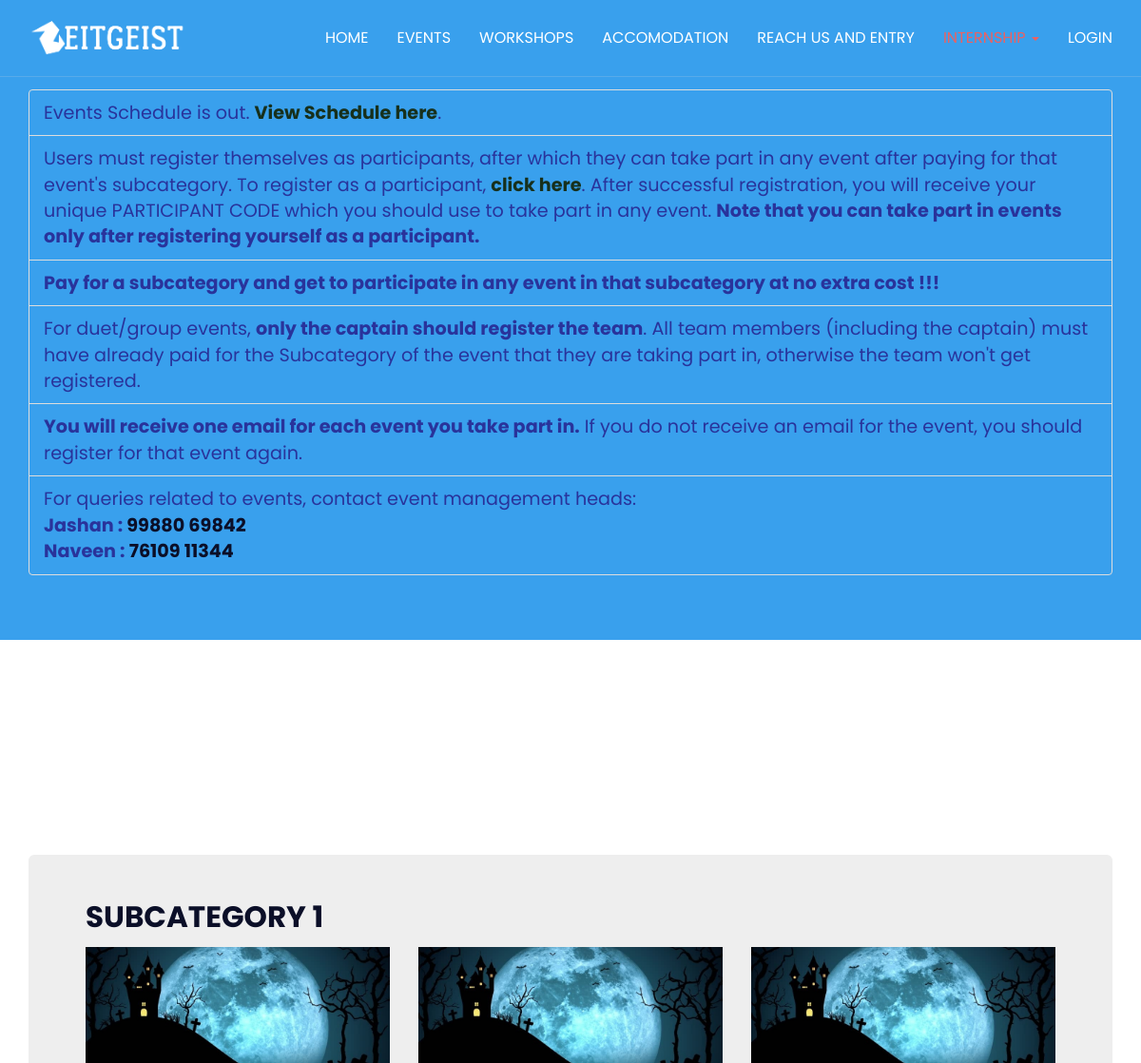
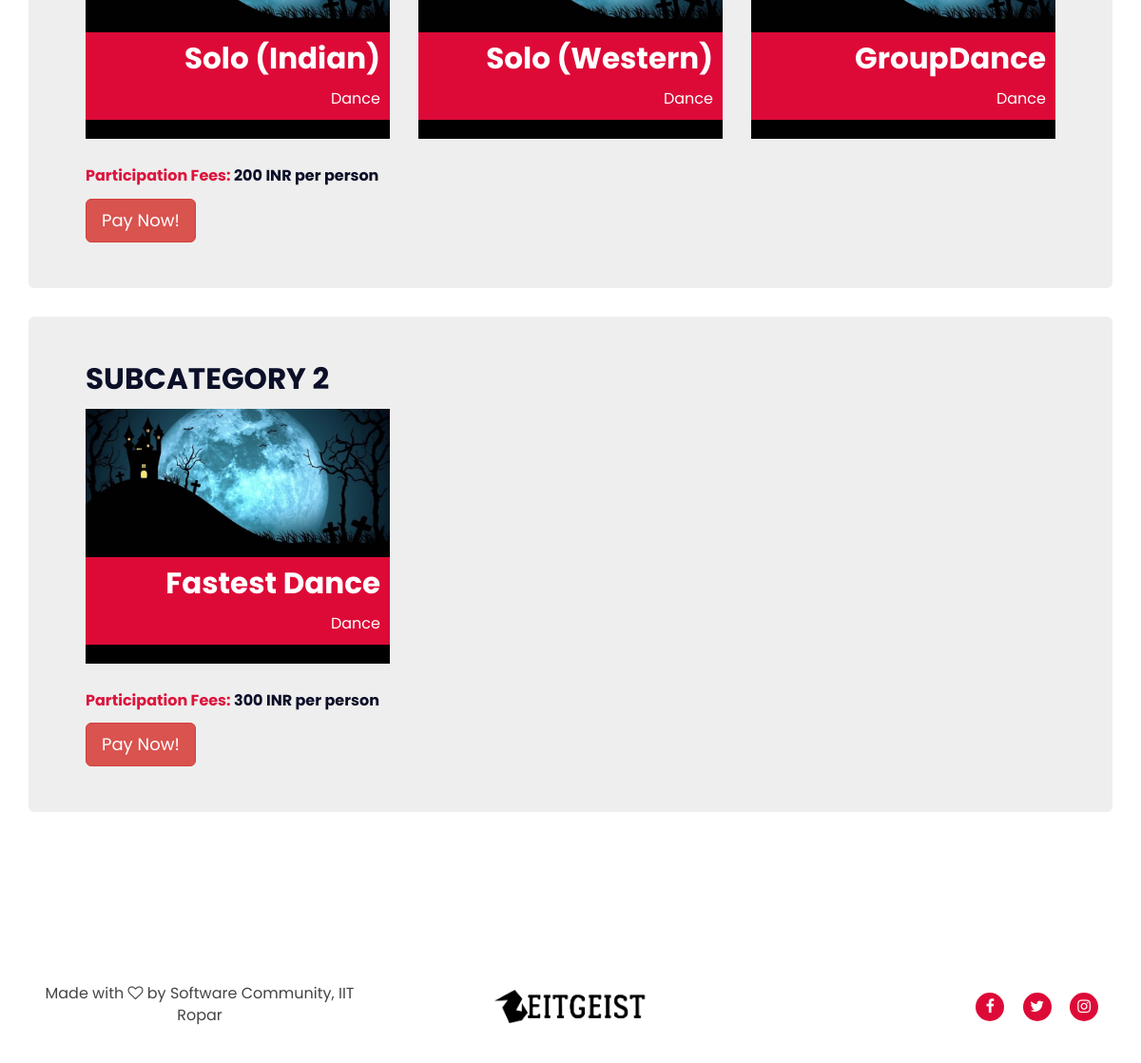
Screenshot of /events/ with the database file from the repository (2 pictures, top to bottom).
### main_page/models.py (models this page shows, shortened)
class Subcategory(models.Model):
    name = models.CharField(max_length=40, null=False, blank=False)
    category = models.ForeignKey(Category, on_delete=models.CASCADE, blank=False, null=False)
    participation_fees_per_person = models.IntegerField(blank=False)
    class Meta:
        verbose_name_plural = 'Subcategories'

class Event(models.Model):
    name = models.CharField(max_length=40, null=False, blank=False)
    subcategory = models.ForeignKey(Subcategory, on_delete=models.CASCADE)
    link_to_rulebook = models.URLField(max_length=300)
    EVENT_TYPE_CHOICES = [
        ('Solo', 'Solo'),
        ('Duet', 'Duet'),
        ('Group', 'Group'),
    ]
    event_type = models.CharField(
        max_length=5,
        choices=EVENT_TYPE_CHOICES,
        null=False,
        blank=False,
    )
    first_cash_prize = models.IntegerField(blank=False)
    second_cash_prize = models.IntegerField(blank=False)
    third_cash_prize = models.IntegerField(blank=False)
    first_goodies = models.IntegerField(blank=False)
    second_goodies = models.IntegerField(blank=False)
    third_goodies = models.IntegerField(blank=False)
    minimum_team_size = models.IntegerField(blank=False)
    maximum_team_size = models.IntegerField(blank=False)
    start_date_time = models.DateTimeField(blank=False)
    end_date_time = models.DateTimeField(blank=False)
    description = models.TextField(blank=False)
    venue = models.CharField(max_length=100)

class Category(models.Model):
    CATEGORY_CHOICES = [
        ('Dance', 'Dance'),
        ('Dramatics', 'Dramatics'),
        ('Fine Arts', 'Fine Arts'),
        ('Gaming', 'Gaming'),
        ('Life Style', 'Life Style'),
        ('Literary', 'Literary'),
        ('Music', 'Music'),
        ('Photography', 'Photography'),
        ('Quizzing', 'Quizzing'),
        ('Video Making', 'Video Making'),
    ]
    name = models.CharField(
        max_length=20,
        choices=CATEGORY_CHOICES,
        null=False,
        blank=False,
    )
    class Meta:
        verbose_name_plural = 'Categories'

### main_page/views.py (the view)
# urls.py: path('events/', views.main_page_events, name="main_page_events"),
def main_page_events(request):
    events_data = {}
    categories = Category.objects.all()
    for category in categories:
        events_data[category] = {}
        subcategories = category.subcategory_set.all()
        for subcategory in subcategories:
            events_data[category][subcategory] = subcategory.event_set.all()
    return render(request, 'main_page/events.html', {'events_data': events_data})

### main_page/templates/main_page/events.html (shortened to what this page needs)
{% extends "main_page/base.html" %}
{% load static %}
{% block content %}
<div class='jumbotron' style="background-color:#39a0ed; color:#fdef8d ">
	<br><br>
	<div class='container'>
		<ul class='list-group'>
			<li style="background-color:#39a0ed; color:#29339b; font-size: larger " class='list-group-item'>Events
				Schedule is out. <a
					href="https://docs.google.com/spreadsheets/d/1aDIqm1APSnE8J9jjZTHfZdp59CVc1JkLQPYkKTBXAYA/edit#gid=0"
					style="font-weight:bold;color:#17301c" target="_blank">View Schedule here</a>.
			<li style="background-color:#39a0ed; color:#29339b; font-size: larger " class='list-group-item'>Users must
				register themselves as participants, after which they can take part in any event after paying for that
				event's subcategory. To register as a participant, <a href="{% url 'register_as_participant' %}"
					style="font-weight:bold;color:#17301c">click here</a>. After successful registration, you will
				receive your unique PARTICIPANT CODE which you should use to take part in any event. <b>Note that you
					can take part in events only after registering yourself as a participant.</b></li>
			<li style="background-color:#39a0ed; color:#29339b; font-size: larger " class='list-group-item'><b>Pay for a
					subcategory and get to participate in any event in that subcategory at no extra cost !!!</b></li>
			<li style="background-color:#39a0ed; color:#29339b; font-size: larger " class='list-group-item'>For
				duet/group events, <strong>only the captain should register the team</strong>. All team members
				(including the captain) must have already paid for the Subcategory of the event that they are taking
				part in, otherwise the team won't get registered.</li>
			<li style="background-color:#39a0ed; color:#29339b; font-size: larger " class='list-group-item'><strong>You
					will receive one email for each event you take part in.</strong> If you do not receive an email for
				the event, you should register for that event again.</li>
			<li style="background-color:#39a0ed; color:#29339b; font-size: larger " class='list-group-item'>For queries
				related to events, contact event management heads:<br>
				<strong>Jashan : <a href="tel:9988069842">99880 69842</a><br>Naveen : <a href="tel:7610911344">76109
						11344</a></strong></li>
		</ul>
	</div>
</div>
<div id="Events" class="section">
	<div class="container">
		{% for category,subcategories in events_data.items %}
		<div class="section-title">
			<h3 class="title"><span style="color: #dd0a37;">{{ category.name }}</span></h3>
		</div>
		{% for subcategory,events in subcategories.items %}
		<div class="jumbotron">
			<h2 class="title">{{ subcategory.name }}</h2>
			<div class="row">
				{% for event in events %}
				<div class="col-md-4 col-xs-6">
					<div class="member" data-toggle="modal" data-target="#event_id_{{ event.id }}">
						<div class="member-img">
							<img src="{% static 'main_page/img/events_background.png' %}" alt="">
						</div>
						<div class="member-body">
							<div class="member-content">
								<h2>{{ event.name }}</h2>
								<span>{{ category.name }}</span>
							</div>
						</div>
					</div>
				</div>
				{% endfor %}
			</div>
			{% if subcategory.participation_fees_per_person == 0 %}
			<h4 class='title'><span style="color: crimson">This subcategory is for online events, and registrations for
					these events are handled on the <a href="https://www.facebook.com/zeitgeist.iitrpr/"
						style="color:#29339b">Facebook page of Zeitgeist</a>. Contact event heads for more
					details.</span></h4>
			{% else %}
			<h4 class='title'><span style="color: crimson">Participation Fees:</span>
				{{ subcategory.participation_fees_per_person }} INR per person</h4>
			<a href="{% url 'pay_for_subcategory' subcategory.id %}" class='btn btn-danger btn-lg'>Pay Now!</a>
			{% endif %}
		</div>
		{% endfor %}
		{% endfor %}
	</div>
</div>
{% endblock content %}

### main_page/static/main_page/css/style.css (style rules this page uses)
body { font-family: 'Poppins', sans-serif; font-size: 16px; color: #444; }
h1, h2, h3, h4, h5, h6 { margin: 0px 0px 15px; color: #0b0f28; font-weight: 700; }
h2 { font-size: 31px; }
h3 { font-size: 22px; }
h4 { font-size: 16px; }
a { color: #0b0f28; -webkit-transition: 0.3s color; transition: 0.3s color; }
ul, ol { margin: 0; padding: 0; list-style: none }
.section { position: relative; padding: 90px 0px; }
.section-title { text-align: center; margin-bottom: 60px; }
.section-title .title { position: relative; text-transform: capitalize; font-weight: 900; font-size: 42px; overflow: hidden; }
.member { position: relative; cursor: pointer; margin-bottom: 30px; }
.member:after { content: ""; position: absolute; left: 0; top: 0; bottom: 0; right: 0; background-color: #000; opacity: 0; -webkit-transition: 0.3s all; transition: 0.3s all; }
.member .member-img>img { width: 100% }
.member .member-body { position: absolute; bottom: 20px; left: 0; right: 0; }
.member .member-content { position: relative; padding: 10px; background: #dd0a37; text-align: right; z-index: 20; }
.member .member-content>h2 { color: #FFF; }
.member .member-content>span { color: #fff; }

### rows the page displays
Category: name "Dance"
Subcategory: name "SUBCATEGORY 1", participation_fees_per_person "200"
Event: name "Solo (Indian)"
Event: name "Solo (Western)"
Event: name "GroupDance"
Subcategory: name "SUBCATEGORY 2", participation_fees_per_person "300"
Event: name "Fastest Dance"
